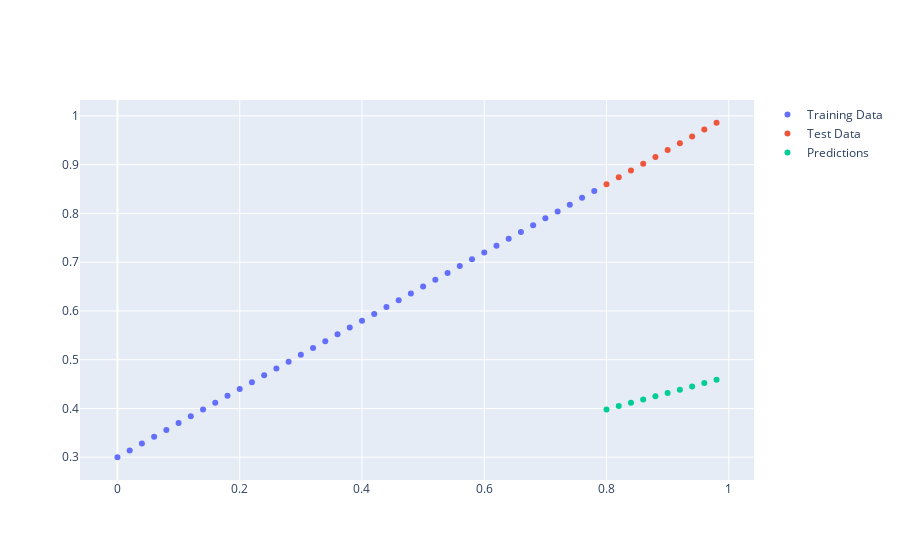

Source (notebook cell):
### Markdown cell above
### Making prediction using `t.inference_mode()`
To check our model's predictive power, let's see how well it predicts `y_test` based on `X_test`
When we pass data through our model, it's going to run it through the `forward()` method

### Code cell
# make prediction with model
with t.inference_mode():  # equal t.no_grad() but t.inference is prefer
    y_preds = model_0(X_test)

visualize_data(predictions=y_preds)

### Figure 1 — Plotly figure (JSON) as saved in the notebook; plotly's stock layout.template omitted (floating-point values rounded to 4 significant figures)
{"data": [{"mode": "markers", "name": "Training Data", "type": "scatter", "x": [0, 0.02, 0.04, 0.06, 0.08, 0.1, 0.12, 0.14, 0.16, 0.18, 0.2, 0.22, 0.24, 0.26, 0.28, 0.3, 0.32, 0.34, 0.36, 0.38, 0.4, 0.42, 0.44, 0.46, 0.48, 0.5, 0.52, 0.54, 0.56, 0.58, 0.6, 0.62, 0.64, 0.66, 0.68, 0.7, 0.72, 0.74, 0.76, 0.78], "y": [0.3, 0.314, 0.328, 0.342, 0.356, 0.37, 0.384, 0.398, 0.412, 0.426, 0.44, 0.454, 0.468, 0.482, 0.496, 0.51, 0.524, 0.538, 0.552, 0.566, 0.58, 0.594, 0.608, 0.622, 0.636, 0.65, 0.664, 0.678, 0.692, 0.706, 0.72, 0.734, 0.748, 0.762, 0.776, 0.79, 0.804, 0.818, 0.832, 0.846]}, {"mode": "markers", "name": "Test Data", "type": "scatter", "x": [0.8, 0.82, 0.84, 0.86, 0.88, 0.9, 0.92, 0.94, 0.96, 0.98], "y": [0.86, 0.874, 0.888, 0.902, 0.916, 0.93, 0.944, 0.958, 0.972, 0.986]}, {"mode": "markers", "name": "Predictions", "type": "scatter", "x": [0.8, 0.82, 0.84, 0.86, 0.88, 0.9, 0.92, 0.94, 0.96, 0.98], "y": [0.3982, 0.4049, 0.4116, 0.4184, 0.4251, 0.4318, 0.4386, 0.4453, 0.452, 0.4588]}], "layout": {"autosize": true, "xaxis": {"autorange": true, "range": [-0.05969, 1.04], "type": "linear"}, "yaxis": {"autorange": true, "range": [0.3, 0.986], "type": "linear"}}}
